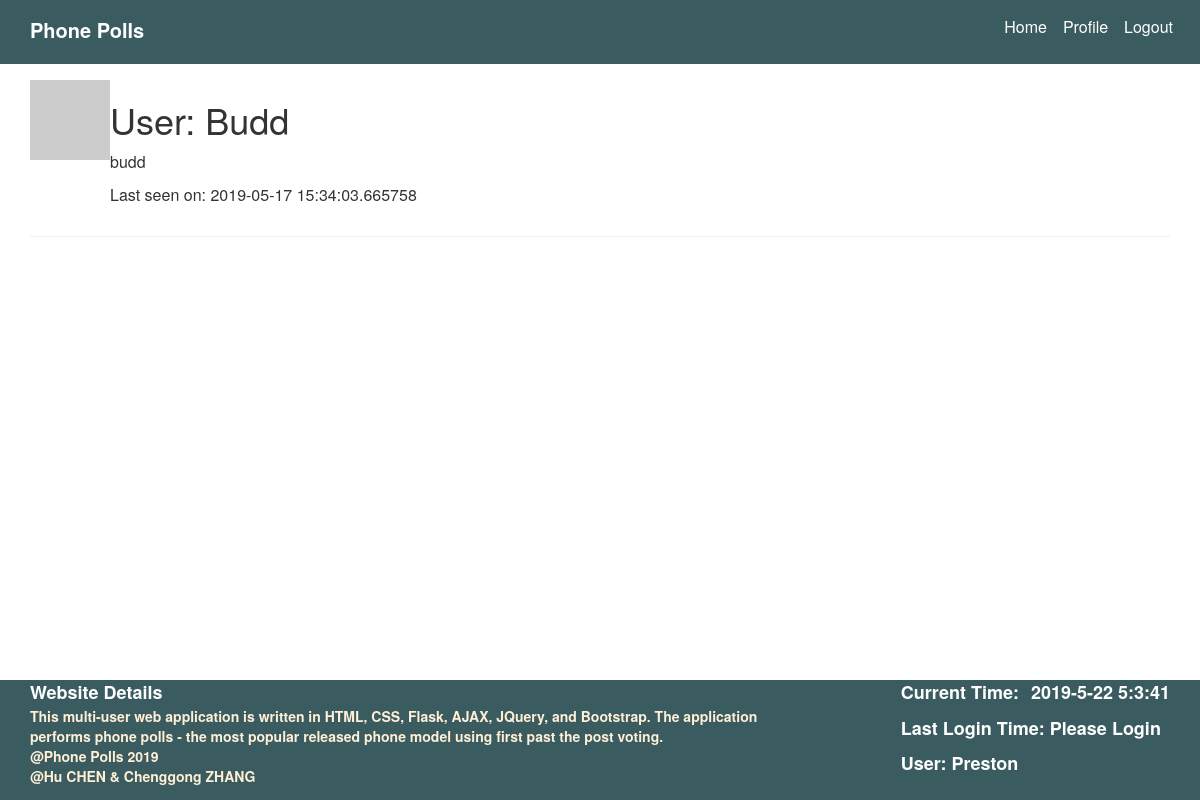
Page /user/Budd (signed in) on the earlier database version.
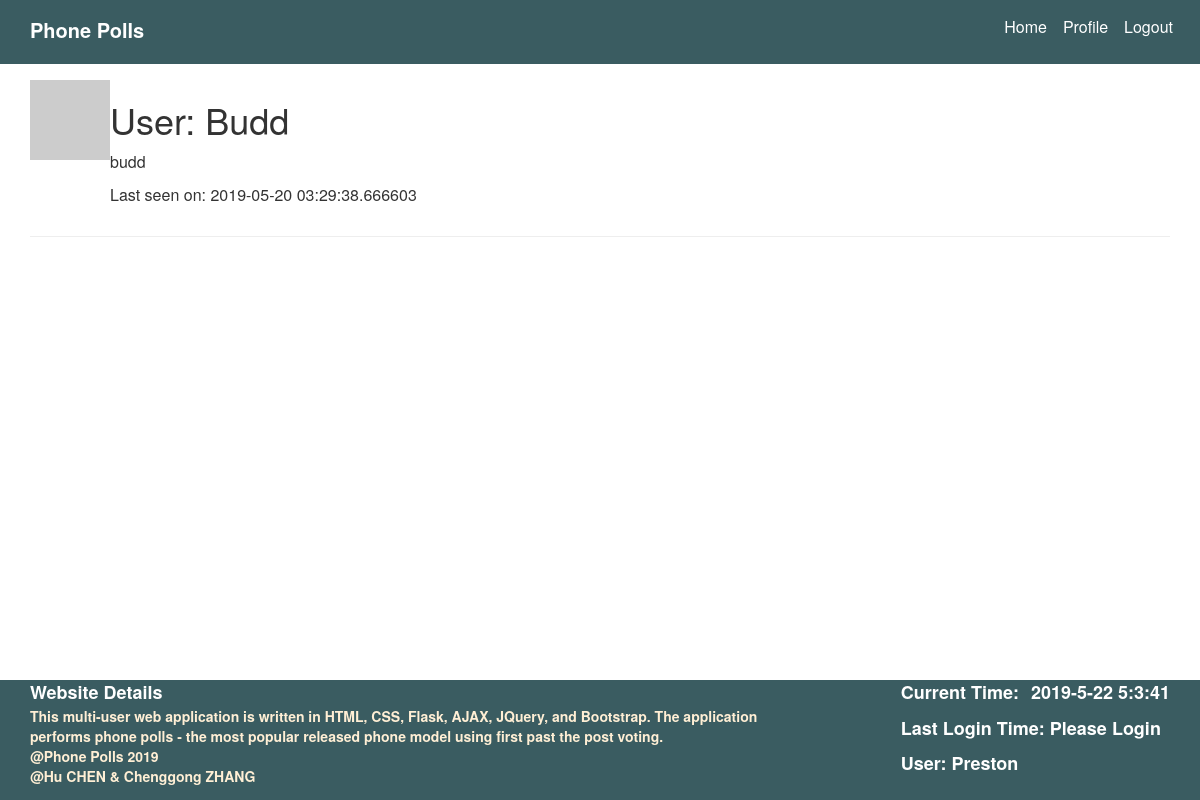
Same page on the later database version.
### app/models.py (models this page shows, shortened)
class User(UserMixin, db.Model):
    id = db.Column(db.Integer, primary_key=True)
    username = db.Column(db.String(64), index=True, unique=True)
    email = db.Column(db.String(120), index=True, unique=True)
    password_hash = db.Column(db.String(128))
    posts = db.relationship('Post', backref='username', lazy='dynamic')
    votes = db.relationship('Vote', backref='username', lazy='dynamic')
    about_me = db.Column(db.String(140))
    last_seen = db.Column(db.DateTime, default=datetime.utcnow)
    def avatar(self, size):
        digest = md5(self.email.lower().encode('utf-8')).hexdigest()
        return 'https://www.gravatar.com/avatar/{}?d=identicon&s={}'.format(
            digest, size)

### app/routes.py (the view)
@app.route('/user/<username>')
@login_required
def user(username):
    user = User.query.filter_by(username=username).first_or_404()
    posts = Post.query.filter_by(user_id=user.id).all()
    res_posts = [i.to_dict() for i in posts]
    data = {
        'username': current_user.username
    }
    return render_template('user.html', user=user, posts=res_posts, data=data)

### app/models.py (called while the page is built)
@login.user_loader
def load_user(id):
    return User.query.get(int(id))

### app/routes.py (called while the page is built)
@app.before_request
def before_request():
    if current_user.is_authenticated:
        current_user.last_seen = datetime.utcnow()
        db.session.commit()

### app/templates/user.html (shortened to what this page needs)
{% extends "base.html" %}
{% block content %}
    <link rel="stylesheet" href={{ url_for('static', filename='css/common.css') }}>
    <div class="container user">
        <table>
            <tr valign="top">
                <td><img src="{{ user.avatar(128) }}"></td>
                <td>
                    <h1>User: {{ user.username }}</h1>
                    {% if user.about_me %}<p id="about">{{ user.about_me }}</p>{% endif %}
                    {% if user.last_seen %}<p>Last seen on: {{ user.last_seen }}</p>{% endif %}
                </td>
            </tr>
        </table>
        <hr>
        <div class="container posts">
        </div>
        <div style="height: 20%"></div>
    </div>
{% endblock %}

### app/templates/base.html (shortened to what this page needs)
<html>
<head>
    <link rel="stylesheet" href={{ url_for('static', filename='css/bootstrap.min.css') }}>
    <link rel="stylesheet" href={{ url_for('static', filename='css/common.css') }}>
</head>
<body>
<div style="min-height: 100%;">
    <div class="container-fluid">
        <div class="row head">
            <div class="col-md-9 head-left">
                <a href="{{ url_for('home') }}"><p class="inline col-md-10">Phone Polls</p></a>
            </div>
            <div class="col-md-3 head-right">
                <a href="{{ url_for('home') }}">Home</a>
                {% if current_user.is_anonymous %}
                    <a href="{{ url_for('login') }}" name="login">Login</a>
                    <a href="{{ url_for('login_admin') }}">Admin</a>
                {% else %}
                    <a href="{{ url_for('user', username=current_user.username) }}" name="profile">Profile</a>
                    <a href="{{ url_for('logout') }}" name="logout">Logout</a>
                {% endif %}
            </div>
            <div class="clearfix"></div>
        </div>
    </div>
    {% block content %}{% endblock %}
    {% block footer %}
        <div class="container-fluid foot">
            <div class="col-md-8 foot-left">
                <p>Website Details</p>
                <label>This multi-user web application is written in HTML, CSS, Flask, AJAX, JQuery, and Bootstrap. The
                    application performs phone polls - the most popular released phone model using first past the post
                    voting.</label>
                <label>@Phone Polls 2019</label>
                <label>@Hu CHEN & Chenggong ZHANG</label>
            </div>
            <div class="col-md-4 foot-right">
                <div class="foot-right">
                    <p>Current Time:<label id="time"></label></p>
                    {% if last_seen %}
                        <p>Last Login Time: {{ last_seen }}</p>
                    {% else %}
                        <p>Last Login Time: Please Login</p>
                    {% endif %}
                    <p>User: {{ data.username }}</p>
                </div>
            </div>
        </div>
    {% endblock %}
</div>
</body>
</html>

### app/static/css/common.css (style rules this page uses)
body { height: 100%; }
.head { background-color: #3a5c61; position: relative; height: auto; min-height: 8vh; color: white; }
.head p { font-size: 20px; font-weight: bolder; padding-top: 2vh; margin-bottom: 0; }
.head a { color: white; }
.inline { display: inline-block; }
.head-left { float: left; display: inline-block; width: 70%; }
.head-right { float: right; display: inline-block; padding-top: 2vh; width: auto; }
.head-right a { display: inline-block; color: white; font-size: 16px; margin-right: 1vw; }
.posts { max-height: 65%; height: 60%; overflow-y: scroll; }
.user { margin-top: 2vh; height: 73%; position: relative; margin-bottom: 2vh; }
.foot { height: 15vh; background-color: #3a5c61; width: 100%; position: relative; bottom:0; left:0; right: 0; }
.foot p { font-size: 20px; color: white; font-weight: bolder; }
.foot-left { float: left; display: inline-block; }
.foot-left p { font-size: 18px; margin: 0; }
.foot-left label { color: papayawhip; display: block; margin: 0; }
.foot-right { float: right; display: inline-block; }
.foot-right p { font-size: 18px; color: white; font-weight: bolder; }
#time { margin-left: 1vw; margin-bottom: 0; }

Differences in the rows shown:
changed User "Budd": last_seen "2019-05-17 15:34:03.665758" → "2019-05-20 03:29:38.666603"
